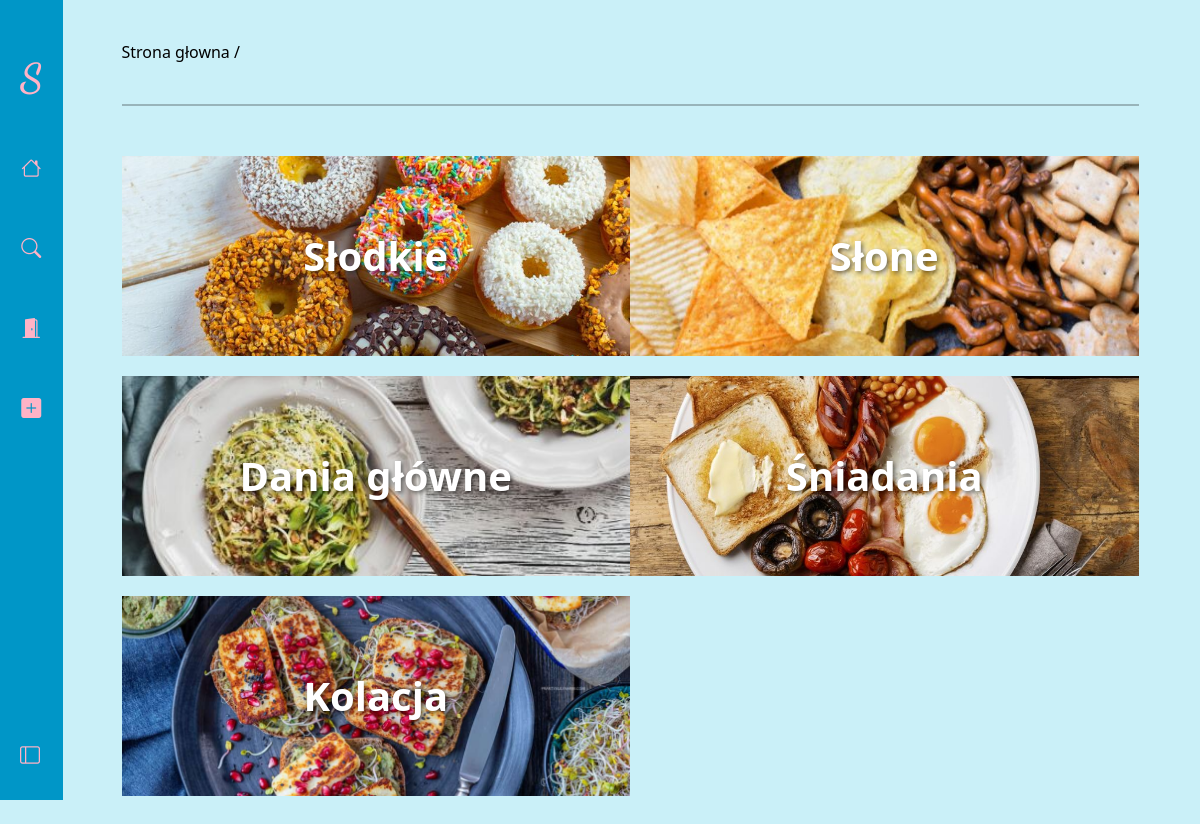
Screenshot of /search.php with the database file from the repository.
### tables this page shows
CREATE TABLE `categories` (
  `id` int(11) NOT NULL,
  `name` varchar(255) NOT NULL,
  `image_path` varchar(255) NOT NULL
);

### search.php (the view, shortened to what this page needs)
<!DOCTYPE html>
<html lang="pl">
<head>
    <link href="https://cdn.jsdelivr.net/npm/bootstrap@5.3.1/dist/css/bootstrap.min.css" rel="stylesheet"
>
    <link rel="stylesheet" href="https://cdn.jsdelivr.net/npm/bootstrap-icons@1.10.5/font/bootstrap-icons.css">
    <?php include'config.php' ?>
    <link rel="stylesheet" href="css/search.css">
</head>
<body>
    <main class="app">
        <?php
            include'header.php';
        ?>
        <section class="main_section">
            <main>
                <header class="page-header">
                    <span>
                        <a href="index.html">Strona głowna /</a>
                    </span>
                </header>
                <br>
                <hr><br>
                <section>
                    <div class="row">
                        <?php
                            $sql = "SELECT * FROM categories";
                            $res = mysqli_query($conn, $sql);
                            while($categories = mysqli_fetch_assoc($res)){
                                echo "
                                    <a href='index.php?filter_id=$categories[id]' class='col-12 col-md-6 col-lg-6' style='background-image: url(foto/$categories[image_path]);'>
                                        $categories[name]
                                    </a>
                                ";
                            }
                        ?>
                </section>
            </main>
        </section>
    </main>
</body>
</html>

### config.php (shortened to what this page needs)
<link rel="stylesheet" href="css/aside.css">

### header.php (shortened to what this page needs)
<aside class="close" id="aside">
    <br><br>
    <div class="logo">
    </div>
    <div class="links">
        <ul>
            <li>
                <a href="index.php"><i class="bi bi-house"></i> <span>Home</span> </a>
            </li>
            <li>
                <a href="search.php"><i class="bi bi-search"></i> <span>Szukaj</span> </a>
            </li>
            <li>
                <?php
                    if(isset($_SESSION['login_status'])) {
                        echo'<a href="backend-files/logout.php"><i class="bi bi-box-arrow-left"></i> <span>Wyloguj sie</span> </a>';
                    }else{
                        echo'<a href="login.php"><i class="bi bi-door-open-fill"></i> <span>Zaloguj się</span> </a>';
                    }
                ?>
            </li>
            <li>
                <a href="add.php"><i class="bi bi-plus-square-fill"></i> <span>Dodaj przepis</span></a>
            </li>
            <li class="last">
                <i class="bi bi-layout-sidebar" onclick="close_aside()"></i>
            </li>
        </ul>
    </div>
</aside>

### css/aside.css (style rules this page uses)
body { margin: 0; padding: 0; background-color: #caf0f8; }
a { text-decoration: none; color: black; }
.app { position: relative; min-height: 100vh; height: 100%; }
aside { position: fixed; height: 100vh; left: 0; background-color: #0096c7; padding: 0 20px; transition: 0.5s; transform: 0.3s; z-index: 1; }
.close { max-width: 65px; }
.links li i { font-size: 25px; }
.close .links li { display: flex; justify-content: center; align-items: center; }
.close .logo { font-size: 0; }
.close .logo::first-letter { font-size: 40px; text-align: center; }
aside .logo { height: 10vh; font-size: 40px; font-weight: 900; font-family: 'Dancing Script'; color: #ffb3c6; }
.links ul { list-style: none; padding: 0; height: 40vh; margin: 0; display: flex; flex-direction: column; justify-content: space-around; }
.links li a { display: flex; align-items: center; gap: 20px; }
.links li i { color: #ffb3c6; font-size: 20px; }
.links ul a { text-decoration: none; color: #caf0f8; position: relative; }
.links .last { position: absolute; bottom: 30px; }
ul a::before { content: ''; position: absolute; width: 100%; height: 4px; border-radius: 4px; background-color: #ffb3c6; bottom: -8px; left: 0; transform-origin: right; transform: scaleX(0); transition: transform .3s ease-in-out; }
hr { border: 1px solid black; }
.main_section { position: absolute; top: 40px; left: 65px; right: 5px; height: 100%; }

### css/search.css (style rules this page uses)
.main_section main { width: 50%; margin: 0 auto; }
.row { width: 100%; margin: 0; }
.col-12 { margin: 10px 0; display: flex; justify-content: center; align-items: center; text-shadow: 2px 2px 4px rgba(0, 0, 0, 0.5); font-size: 40px; font-weight: 700; color: #fff; padding: 70px 0; background-position: center; background-repeat: no-repeat; background-size: cover; transition: 0.3s; }
@media screen and (max-width: 1200px) { .main_section main { width: 90%; } }

### rows the page displays
categories: image_path (picture), name "Słodkie"
categories: image_path (picture), name "Słone"
categories: image_path (picture), name "Dania główne"
categories: image_path (picture), name "Śniadania"
categories: image_path (picture), name "Kolacja"
